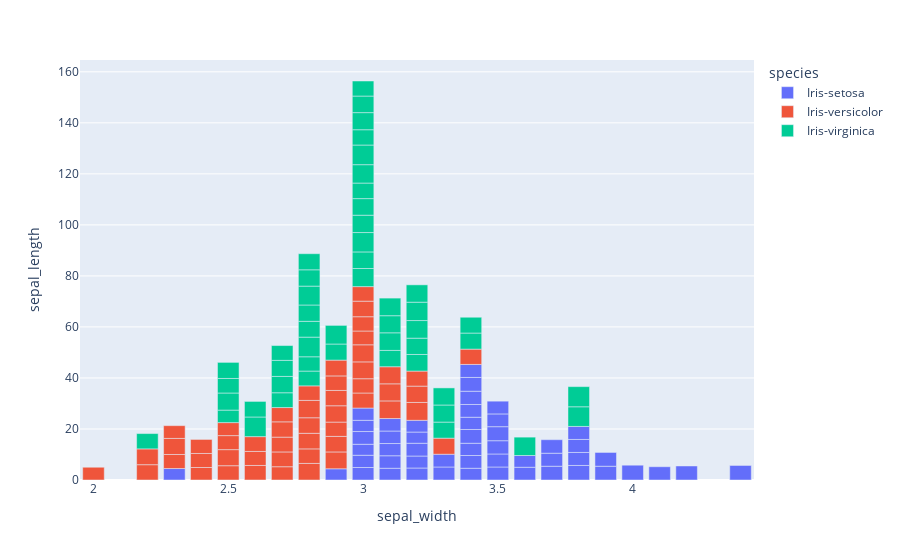

Source (notebook cell):
### Code cell
import plotly.express as px
fig = px.bar(iris, x="sepal_width",y= "sepal_length", color="species")
fig.show()

### Figure 1 — Plotly figure (JSON) as saved in the notebook; plotly's stock layout.template omitted (floating-point values rounded to 4 significant figures)
{"data": [{"alignmentgroup": "True", "hovertemplate": "species=Iris-setosa<br>sepal_width=%{x}<br>sepal_length=%{y}<extra></extra>", "legendgroup": "Iris-setosa", "marker": {"color": "#636efa", "pattern": {"shape": ""}}, "name": "Iris-setosa", "offsetgroup": "Iris-setosa", "orientation": "v", "showlegend": true, "textposition": "auto", "type": "bar", "x": [3.5, 3, 3.2, 3.1, 3.6, 3.9, 3.4, 3.4, 2.9, 3.1, 3.7, 3.4, 3, 3, 4, 4.4, 3.9, 3.5, 3.8, 3.8, 3.4, 3.7, 3.6, 3.3, 3.4, 3, 3.4, 3.5, 3.4, 3.2, 3.1, 3.4, 4.1, 4.2, 3.1, 3.2, 3.5, 3.1, 3, 3.4, 3.5, 2.3, 3.2, 3.5, 3.8, 3, 3.8, 3.2, 3.7, 3.3], "xaxis": "x", "y": [5.1, 4.9, 4.7, 4.6, 5, 5.4, 4.6, 5, 4.4, 4.9, 5.4, 4.8, 4.8, 4.3, 5.8, 5.7, 5.4, 5.1, 5.7, 5.1, 5.4, 5.1, 4.6, 5.1, 4.8, 5, 5, 5.2, 5.2, 4.7, 4.8, 5.4, 5.2, 5.5, 4.9, 5, 5.5, 4.9, 4.4, 5.1, 5, 4.5, 4.4, 5, 5.1, 4.8, 5.1, 4.6, 5.3, 5], "yaxis": "y"}, {"alignmentgroup": "True", "hovertemplate": "species=Iris-versicolor<br>sepal_width=%{x}<br>sepal_length=%{y}<extra></extra>", "legendgroup": "Iris-versicolor", "marker": {"color": "#EF553B", "pattern": {"shape": ""}}, "name": "Iris-versicolor", "offsetgroup": "Iris-versicolor", "orientation": "v", "showlegend": true, "textposition": "auto", "type": "bar", "x": [3.2, 3.2, 3.1, 2.3, 2.8, 2.8, 3.3, 2.4, 2.9, 2.7, 2, 3, 2.2, 2.9, 2.9, 3.1, 3, 2.7, 2.2, 2.5, 3.2, 2.8, 2.5, 2.8, 2.9, 3, 2.8, 3, 2.9, 2.6, 2.4, 2.4, 2.7, 2.7, 3, 3.4, 3.1, 2.3, 3, 2.5, 2.6, 3, 2.6, 2.3, 2.7, 3, 2.9, 2.9, 2.5, 2.8], "xaxis": "x", "y": [7, 6.4, 6.9, 5.5, 6.5, 5.7, 6.3, 4.9, 6.6, 5.2, 5, 5.9, 6, 6.1, 5.6, 6.7, 5.6, 5.8, 6.2, 5.6, 5.9, 6.1, 6.3, 6.1, 6.4, 6.6, 6.8, 6.7, 6, 5.7, 5.5, 5.5, 5.8, 6, 5.4, 6, 6.7, 6.3, 5.6, 5.5, 5.5, 6.1, 5.8, 5, 5.6, 5.7, 5.7, 6.2, 5.1, 5.7], "yaxis": "y"}, {"alignmentgroup": "True", "hovertemplate": "species=Iris-virginica<br>sepal_width=%{x}<br>sepal_length=%{y}<extra></extra>", "legendgroup": "Iris-virginica", "marker": {"color": "#00cc96", "pattern": {"shape": ""}}, "name": "Iris-virginica", "offsetgroup": "Iris-virginica", "orientation": "v", "showlegend": true, "textposition": "auto", "type": "bar", "x": [3.3, 2.7, 3, 2.9, 3, 3, 2.5, 2.9, 2.5, 3.6, 3.2, 2.7, 3, 2.5, 2.8, 3.2, 3, 3.8, 2.6, 2.2, 3.2, 2.8, 2.8, 2.7, 3.3, 3.2, 2.8, 3, 2.8, 3, 2.8, 3.8, 2.8, 2.8, 2.6, 3, 3.4, 3.1, 3, 3.1, 3.1, 3.1, 2.7, 3.2, 3.3, 3, 2.5, 3, 3.4, 3], "xaxis": "x", "y": [6.3, 5.8, 7.1, 6.3, 6.5, 7.6, 4.9, 7.3, 6.7, 7.2, 6.5, 6.4, 6.8, 5.7, 5.8, 6.4, 6.5, 7.7, 7.7, 6, 6.9, 5.6, 7.7, 6.3, 6.7, 7.2, 6.2, 6.1, 6.4, 7.2, 7.4, 7.9, 6.4, 6.3, 6.1, 7.7, 6.3, 6.4, 6, 6.9, 6.7, 6.9, 5.8, 6.8, 6.7, 6.7, 6.3, 6.5, 6.2, 5.9], "yaxis": "y"}], "layout": {"barmode": "relative", "legend": {"title": {"text": "species"}, "tracegroupgap": 0}, "margin": {"t": 60}, "xaxis": {"anchor": "y", "domain": [0, 1], "title": {"text": "sepal_width"}}, "yaxis": {"anchor": "x", "domain": [0, 1], "title": {"text": "sepal_length"}}}}
